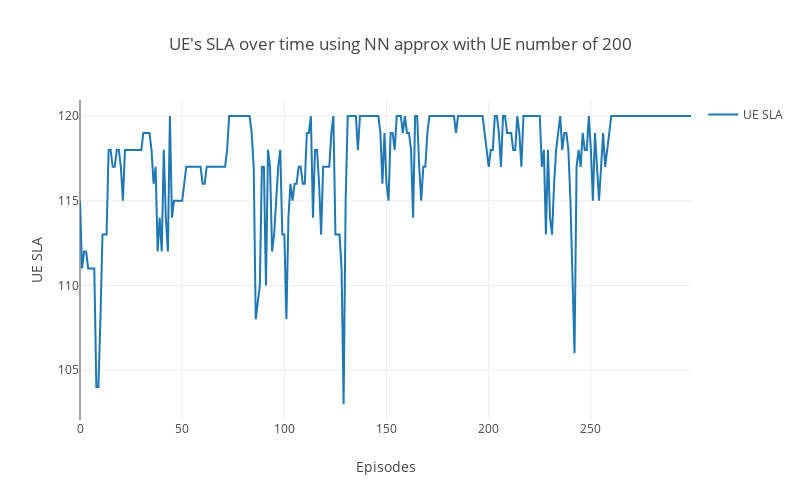
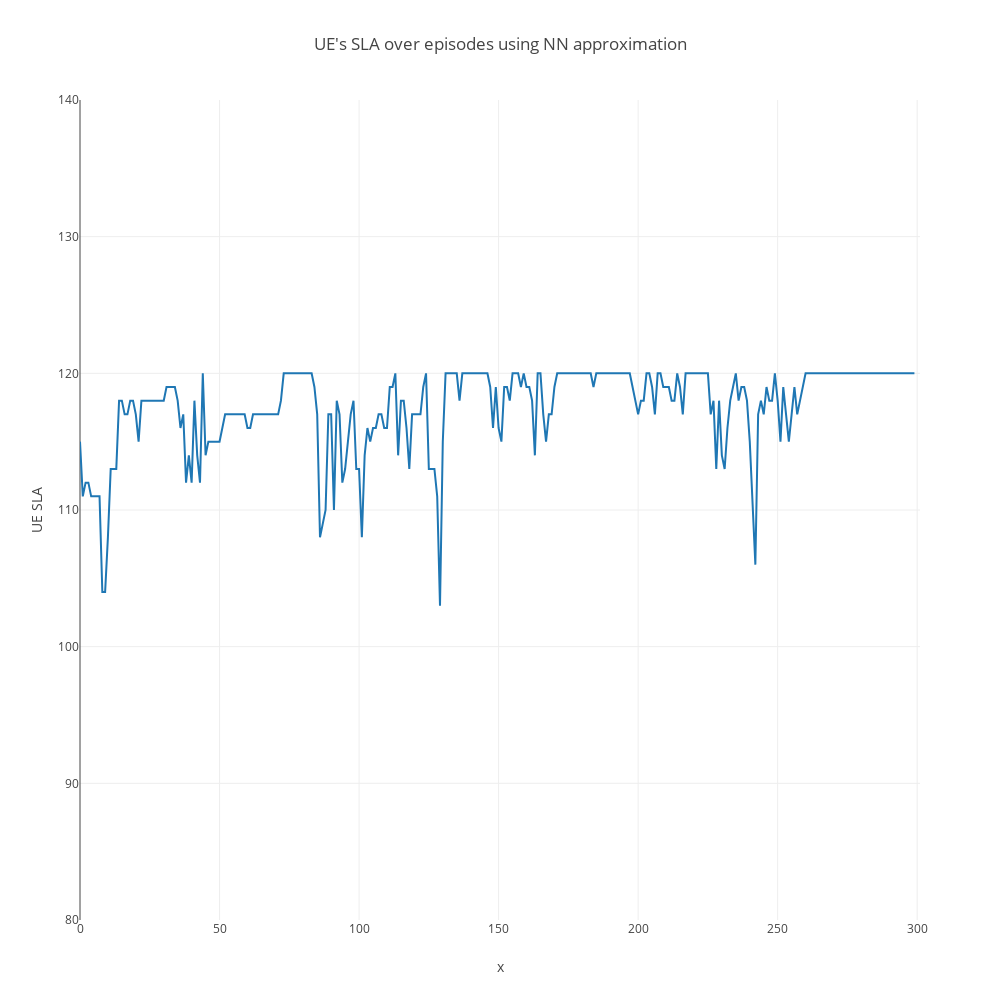

Notebook code for these charts, in order:
### Code cell
# Create UE graph
ue_sla = go.Scatter(
    x = len(result_NN.Meets_SLA),
    y = result_NN.Meets_SLA,
    name='UE SLA'
)

data = [ue_sla]

# Plot and embed in ipython notebook!
plotly.offline.iplot(
    {"data": data,
     "layout": go.Layout(
         height=500,
         width=800,
         title="UE's SLA over time using NN approx with UE number of 200",
         xaxis=dict(
             title='Episodes',
         ),
         yaxis=dict(
             title='UE SLA'
         ), 
         showlegend=True)},
    show_link=False,
    link_text=None)

plotly.offline.iplot(
    {"data": data,
     "layout": {'xaxis':{'range': [0, 301], 'title': 'x'},
                   'yaxis':{'range': [80, 140], 'title': 'UE SLA'},
                   'title':"UE's SLA over episodes using NN approximation",
                   'height' : 1000,
                   'width' :1000,
                   'showlegend': False,
                  }
    })

### Figure 1 — Plotly figure (JSON) as saved in the notebook; plotly's stock layout.template omitted (floating-point values rounded to 4 significant figures; data arrays with more than 128 entries replaced by an {"elided": "..."} marker saying what was removed)
{"data": [{"name": "UE SLA", "type": "scatter", "x": 300, "y": {"elided": "300 int values"}}], "layout": {"height": 500, "showlegend": true, "title": "UE's SLA over time using NN approx with UE number of 200", "width": 800, "xaxis": {"title": "Episodes"}, "yaxis": {"title": "UE SLA"}}}

### Figure 2 — Plotly figure (JSON) as saved in the notebook; plotly's stock layout.template omitted (floating-point values rounded to 4 significant figures; data arrays with more than 128 entries replaced by an {"elided": "..."} marker saying what was removed)
{"data": [{"name": "UE SLA", "type": "scatter", "x": 300, "y": {"elided": "300 int values"}}], "layout": {"height": 1000, "showlegend": false, "title": "UE's SLA over episodes using NN approximation", "width": 1000, "xaxis": {"range": [0, 301], "title": "x"}, "yaxis": {"range": [80, 140], "title": "UE SLA"}}}
